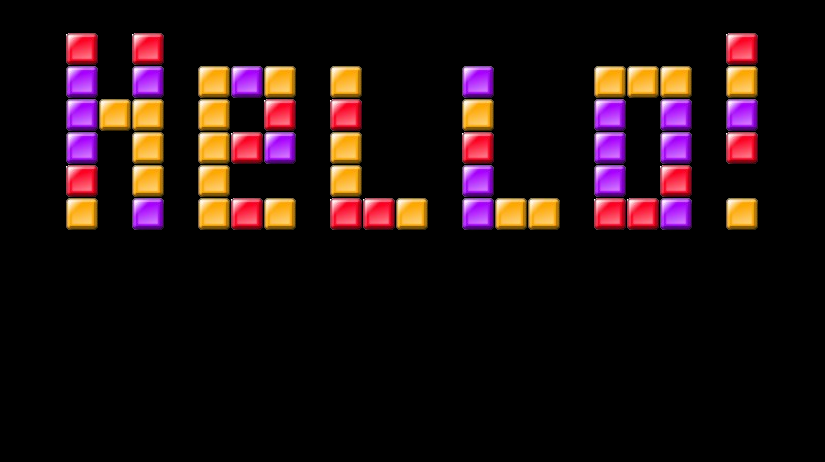

A level layout from a 2D game, rendered from its tile map. Below: a short description, then the map file with its tile-grid data intact:
An orthogonal 25x14 tile map with 33x33 px tiles, 1 tile layer (Block Textures) and 56 objects.

<map version="1.10" tiledversion="1.10.2" orientation="orthogonal" renderorder="right-down" width="25" height="14" tilewidth="33" tileheight="33" infinite="0" nextlayerid="3" nextobjectid="62">
 <tileset firstgid="1" source="blockbreaker-spritesheet_-_Copy-removebg-preview.tsx" />
 <layer id="1" name="Block Textures" width="25" height="14">
  <data encoding="csv">
0,0,0,0,0,0,0,0,0,0,0,0,0,0,0,0,0,0,0,0,0,0,0,0,0,
0,0,1,0,1,0,0,0,0,0,0,0,0,0,0,0,0,0,0,0,0,0,1,0,0,
0,0,2,0,2,0,3,2,3,0,3,0,0,0,2,0,0,0,3,3,3,0,3,0,0,
0,0,2,3,3,0,3,0,1,0,1,0,0,0,3,0,0,0,2,0,2,0,2,0,0,
0,0,2,0,3,0,3,1,2,0,3,0,0,0,1,0,0,0,2,0,2,0,1,0,0,
0,0,1,0,3,0,3,0,0,0,3,0,0,0,2,0,0,0,2,0,1,0,0,0,0,
0,0,3,0,2,0,3,1,3,0,1,1,3,0,2,3,3,0,1,1,2,0,3,0,0,
0,0,0,0,0,0,0,0,0,0,0,0,0,0,0,0,0,0,0,0,0,0,0,0,0,
0,0,0,0,0,0,0,0,0,0,0,0,0,0,0,0,0,0,0,0,0,0,0,0,0,
0,0,0,0,0,0,0,0,0,0,0,0,0,0,0,0,0,0,0,0,0,0,0,0,0,
0,0,0,0,0,0,0,0,0,0,0,0,0,0,0,0,0,0,0,0,0,0,0,0,0,
0,0,0,0,0,0,0,0,0,0,0,0,0,0,0,0,0,0,0,0,0,0,0,0,0,
0,0,0,0,0,0,0,0,0,0,0,0,0,0,0,0,0,0,0,0,0,0,0,0,0,
0,0,0,0,0,0,0,0,0,0,0,0,0,0,0,0,0,0,0,0,0,0,0,0,0
</data>
 </layer>
 <objectgroup id="2" name="Blocks">
  <object id="2" x="66.3636" y="33.0909" width="32.1818" height="32.1818" />
  <object id="3" x="66.3636" y="65.8182" width="32.1818" height="32.1818" />
  <object id="6" x="66" y="99" width="33" height="33" />
  <object id="7" x="66" y="132" width="33" height="33" />
  <object id="8" x="66" y="165" width="33" height="33" />
  <object id="9" x="66" y="198" width="33" height="33" />
  <object id="10" x="99" y="99" width="33" height="33" />
  <object id="11" x="132" y="33" width="33" height="33" />
  <object id="12" x="132" y="66" width="33" height="33" />
  <object id="13" x="132" y="99" width="33" height="33" />
  <object id="14" x="132" y="132" width="33" height="33" />
  <object id="15" x="132" y="165" width="33" height="33" />
  <object id="16" x="132" y="198" width="33" height="33" />
  <object id="17" x="198" y="66" width="33" height="33" />
  <object id="18" x="198" y="99" width="33" height="33" />
  <object id="19" x="198" y="132" width="33" height="33" />
  <object id="20" x="198" y="165" width="33" height="33" />
  <object id="21" x="198" y="198" width="33" height="33" />
  <object id="22" x="231" y="198" width="33" height="33" />
  <object id="23" x="264" y="198" width="33" height="33" />
  <object id="24" x="231" y="132" width="33" height="33" />
  <object id="25" x="264" y="132" width="33" height="33" />
  <object id="26" x="264" y="99" width="33" height="33" />
  <object id="27" x="264" y="66" width="33" height="33" />
  <object id="28" x="231" y="66" width="33" height="33" />
  <object id="29" x="330" y="66" width="33" height="33" />
  <object id="30" x="330" y="99" width="33" height="33" />
  <object id="31" x="330" y="132" width="33" height="33" />
  <object id="32" x="330" y="165" width="33" height="33" />
  <object id="33" x="330" y="198" width="33" height="33" />
  <object id="34" x="363" y="198" width="33" height="33" />
  <object id="36" x="396" y="198" width="33" height="33" />
  <object id="37" x="462" y="66" width="33" height="33" />
  <object id="38" x="462" y="99" width="33" height="33" />
  <object id="39" x="462" y="132" width="33" height="33" />
  <object id="40" x="462" y="165" width="33" height="33" />
  <object id="41" x="462" y="198" width="33" height="33" />
  <object id="42" x="495" y="198" width="33" height="33" />
  <object id="43" x="528" y="198" width="33" height="33" />
  <object id="44" x="594" y="66" width="33" height="33" />
  <object id="45" x="594" y="99" width="33" height="33" />
  <object id="46" x="594" y="132" width="33" height="33" />
  <object id="47" x="594" y="165" width="33" height="33" />
  <object id="48" x="594" y="198" width="33" height="33" />
  <object id="49" x="627" y="198" width="33" height="33" />
  <object id="50" x="660" y="198" width="33" height="33" />
  <object id="51" x="660" y="165" width="33" height="33" />
  <object id="52" x="660" y="132" width="33" height="33" />
  <object id="54" x="660" y="99" width="33" height="33" />
  <object id="55" x="660" y="66" width="33" height="33" />
  <object id="56" x="627" y="66" width="33" height="33" />
  <object id="57" x="726" y="33" width="33" height="33" />
  <object id="58" x="726" y="66" width="33" height="33" />
  <object id="59" x="726" y="99" width="33" height="33" />
  <object id="60" x="726" y="132" width="33" height="33" />
  <object id="61" x="726" y="198" width="33" height="33" />
 </objectgroup>
</map>
